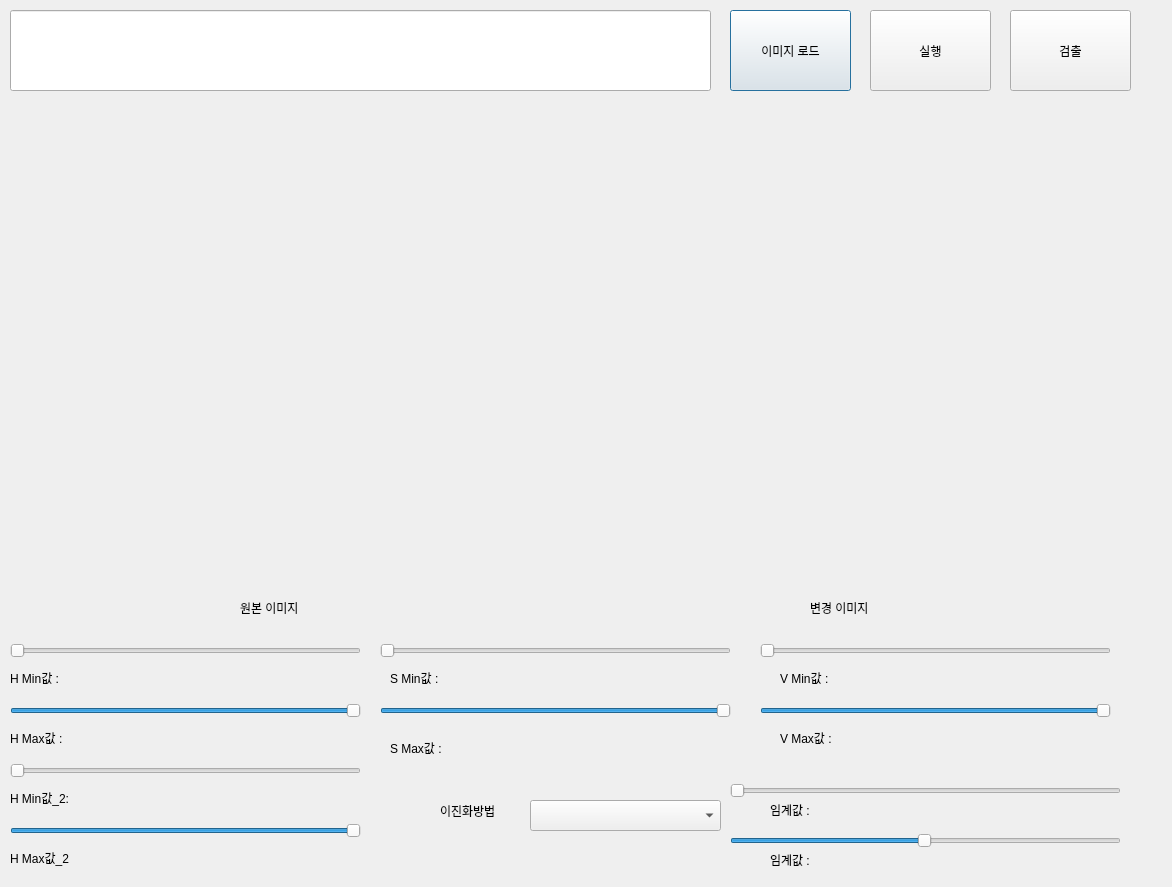
<?xml version="1.0" encoding="UTF-8"?>
<ui version="4.0">
 <class>Dialog</class>
 <widget class="QDialog" name="Dialog">
  <property name="geometry">
   <rect>
    <x>0</x>
    <y>0</y>
    <width>1172</width>
    <height>887</height>
   </rect>
  </property>
  <property name="windowTitle">
   <string>Dialog</string>
  </property>
  <widget class="QPushButton" name="loadBtn">
   <property name="geometry">
    <rect>
     <x>730</x>
     <y>10</y>
     <width>121</width>
     <height>81</height>
    </rect>
   </property>
   <property name="text">
    <string>이미지 로드</string>
   </property>
  </widget>
  <widget class="QPushButton" name="procBtn">
   <property name="geometry">
    <rect>
     <x>870</x>
     <y>10</y>
     <width>121</width>
     <height>81</height>
    </rect>
   </property>
   <property name="text">
    <string>실행</string>
   </property>
  </widget>
  <widget class="QLineEdit" name="filePath">
   <property name="geometry">
    <rect>
     <x>10</x>
     <y>10</y>
     <width>701</width>
     <height>81</height>
    </rect>
   </property>
  </widget>
  <widget class="QLabel" name="imgSrc">
   <property name="geometry">
    <rect>
     <x>10</x>
     <y>120</y>
     <width>570</width>
     <height>450</height>
    </rect>
   </property>
   <property name="text">
    <string/>
   </property>
  </widget>
  <widget class="QLabel" name="imgDst">
   <property name="geometry">
    <rect>
     <x>590</x>
     <y>120</y>
     <width>570</width>
     <height>450</height>
    </rect>
   </property>
   <property name="text">
    <string/>
   </property>
  </widget>
  <widget class="QLabel" name="label">
   <property name="geometry">
    <rect>
     <x>240</x>
     <y>600</y>
     <width>70</width>
     <height>15</height>
    </rect>
   </property>
   <property name="text">
    <string>원본 이미지</string>
   </property>
  </widget>
  <widget class="QLabel" name="label_2">
   <property name="geometry">
    <rect>
     <x>810</x>
     <y>600</y>
     <width>66</width>
     <height>15</height>
    </rect>
   </property>
   <property name="text">
    <string>변경 이미지</string>
   </property>
  </widget>
  <widget class="QLabel" name="label_threshold">
   <property name="geometry">
    <rect>
     <x>770</x>
     <y>850</y>
     <width>80</width>
     <height>20</height>
    </rect>
   </property>
   <property name="text">
    <string>임계값 :</string>
   </property>
  </widget>
  <widget class="QSlider" name="hSlider">
   <property name="geometry">
    <rect>
     <x>730</x>
     <y>830</y>
     <width>391</width>
     <height>22</height>
    </rect>
   </property>
   <property name="maximum">
    <number>255</number>
   </property>
   <property name="singleStep">
    <number>1</number>
   </property>
   <property name="pageStep">
    <number>10</number>
   </property>
   <property name="value">
    <number>127</number>
   </property>
   <property name="orientation">
    <enum>Qt::Horizontal</enum>
   </property>
   <property name="invertedControls">
    <bool>false</bool>
   </property>
  </widget>
  <widget class="QSlider" name="hSlider_H">
   <property name="geometry">
    <rect>
     <x>10</x>
     <y>640</y>
     <width>351</width>
     <height>22</height>
    </rect>
   </property>
   <property name="maximum">
    <number>180</number>
   </property>
   <property name="value">
    <number>0</number>
   </property>
   <property name="orientation">
    <enum>Qt::Horizontal</enum>
   </property>
  </widget>
  <widget class="QSlider" name="hSlider_S">
   <property name="geometry">
    <rect>
     <x>380</x>
     <y>640</y>
     <width>351</width>
     <height>22</height>
    </rect>
   </property>
   <property name="maximum">
    <number>255</number>
   </property>
   <property name="orientation">
    <enum>Qt::Horizontal</enum>
   </property>
  </widget>
  <widget class="QSlider" name="hSlider_V">
   <property name="geometry">
    <rect>
     <x>760</x>
     <y>640</y>
     <width>351</width>
     <height>22</height>
    </rect>
   </property>
   <property name="maximum">
    <number>255</number>
   </property>
   <property name="orientation">
    <enum>Qt::Horizontal</enum>
   </property>
  </widget>
  <widget class="QSlider" name="hSlider_H2">
   <property name="geometry">
    <rect>
     <x>10</x>
     <y>700</y>
     <width>351</width>
     <height>22</height>
    </rect>
   </property>
   <property name="maximum">
    <number>180</number>
   </property>
   <property name="value">
    <number>180</number>
   </property>
   <property name="orientation">
    <enum>Qt::Horizontal</enum>
   </property>
  </widget>
  <widget class="QSlider" name="hSlider_S2">
   <property name="geometry">
    <rect>
     <x>380</x>
     <y>700</y>
     <width>351</width>
     <height>22</height>
    </rect>
   </property>
   <property name="maximum">
    <number>255</number>
   </property>
   <property name="value">
    <number>255</number>
   </property>
   <property name="orientation">
    <enum>Qt::Horizontal</enum>
   </property>
  </widget>
  <widget class="QSlider" name="hSlider_V2">
   <property name="geometry">
    <rect>
     <x>760</x>
     <y>700</y>
     <width>351</width>
     <height>22</height>
    </rect>
   </property>
   <property name="maximum">
    <number>255</number>
   </property>
   <property name="value">
    <number>255</number>
   </property>
   <property name="orientation">
    <enum>Qt::Horizontal</enum>
   </property>
  </widget>
  <widget class="QLabel" name="label_threshold_H">
   <property name="geometry">
    <rect>
     <x>10</x>
     <y>670</y>
     <width>80</width>
     <height>16</height>
    </rect>
   </property>
   <property name="text">
    <string>H Min값 :</string>
   </property>
  </widget>
  <widget class="QLabel" name="label_threshold_H2">
   <property name="geometry">
    <rect>
     <x>10</x>
     <y>730</y>
     <width>80</width>
     <height>16</height>
    </rect>
   </property>
   <property name="text">
    <string>H Max값 :</string>
   </property>
  </widget>
  <widget class="QLabel" name="label_threshold_S">
   <property name="geometry">
    <rect>
     <x>390</x>
     <y>670</y>
     <width>80</width>
     <height>16</height>
    </rect>
   </property>
   <property name="text">
    <string>S Min값 :</string>
   </property>
  </widget>
  <widget class="QLabel" name="label_threshold_S2">
   <property name="geometry">
    <rect>
     <x>390</x>
     <y>740</y>
     <width>80</width>
     <height>16</height>
    </rect>
   </property>
   <property name="text">
    <string>S Max값 :</string>
   </property>
  </widget>
  <widget class="QLabel" name="label_threshold_V">
   <property name="geometry">
    <rect>
     <x>780</x>
     <y>670</y>
     <width>80</width>
     <height>16</height>
    </rect>
   </property>
   <property name="text">
    <string>V Min값 :</string>
   </property>
  </widget>
  <widget class="QLabel" name="label_threshold_V2">
   <property name="geometry">
    <rect>
     <x>780</x>
     <y>730</y>
     <width>80</width>
     <height>16</height>
    </rect>
   </property>
   <property name="text">
    <string>V Max값 :</string>
   </property>
  </widget>
  <widget class="QComboBox" name="comboThr">
   <property name="geometry">
    <rect>
     <x>530</x>
     <y>800</y>
     <width>191</width>
     <height>31</height>
    </rect>
   </property>
  </widget>
  <widget class="QLabel" name="label_3">
   <property name="geometry">
    <rect>
     <x>440</x>
     <y>800</y>
     <width>81</width>
     <height>21</height>
    </rect>
   </property>
   <property name="text">
    <string>이진화방법</string>
   </property>
  </widget>
  <widget class="QSlider" name="hSlider_H3">
   <property name="geometry">
    <rect>
     <x>10</x>
     <y>760</y>
     <width>351</width>
     <height>22</height>
    </rect>
   </property>
   <property name="maximum">
    <number>180</number>
   </property>
   <property name="value">
    <number>0</number>
   </property>
   <property name="orientation">
    <enum>Qt::Horizontal</enum>
   </property>
  </widget>
  <widget class="QLabel" name="label_threshold_H4">
   <property name="geometry">
    <rect>
     <x>10</x>
     <y>850</y>
     <width>90</width>
     <height>16</height>
    </rect>
   </property>
   <property name="text">
    <string>H Max값_2</string>
   </property>
  </widget>
  <widget class="QLabel" name="label_threshold_H3">
   <property name="geometry">
    <rect>
     <x>10</x>
     <y>790</y>
     <width>90</width>
     <height>16</height>
    </rect>
   </property>
   <property name="text">
    <string>H Min값_2:</string>
   </property>
  </widget>
  <widget class="QSlider" name="hSlider_H4">
   <property name="geometry">
    <rect>
     <x>10</x>
     <y>820</y>
     <width>351</width>
     <height>22</height>
    </rect>
   </property>
   <property name="maximum">
    <number>180</number>
   </property>
   <property name="value">
    <number>180</number>
   </property>
   <property name="orientation">
    <enum>Qt::Horizontal</enum>
   </property>
  </widget>
  <widget class="QPushButton" name="CircleBtn">
   <property name="geometry">
    <rect>
     <x>1010</x>
     <y>10</y>
     <width>121</width>
     <height>81</height>
    </rect>
   </property>
   <property name="text">
    <string>검출</string>
   </property>
  </widget>
  <widget class="QSlider" name="hSlider_2">
   <property name="geometry">
    <rect>
     <x>730</x>
     <y>780</y>
     <width>391</width>
     <height>22</height>
    </rect>
   </property>
   <property name="maximum">
    <number>255</number>
   </property>
   <property name="singleStep">
    <number>1</number>
   </property>
   <property name="pageStep">
    <number>10</number>
   </property>
   <property name="value">
    <number>0</number>
   </property>
   <property name="orientation">
    <enum>Qt::Horizontal</enum>
   </property>
   <property name="invertedControls">
    <bool>false</bool>
   </property>
  </widget>
  <widget class="QLabel" name="label_threshold_2">
   <property name="geometry">
    <rect>
     <x>770</x>
     <y>800</y>
     <width>80</width>
     <height>20</height>
    </rect>
   </property>
   <property name="text">
    <string>임계값 :</string>
   </property>
  </widget>
 </widget>
 <resources/>
 <connections/>
</ui>
